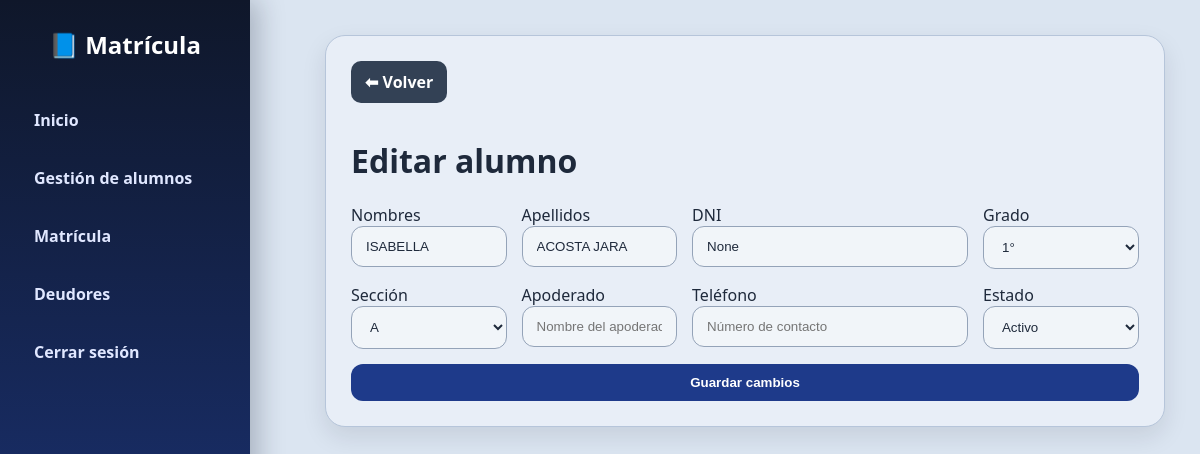
Before: /editar_alumno/1 (signed in) with the older database file.
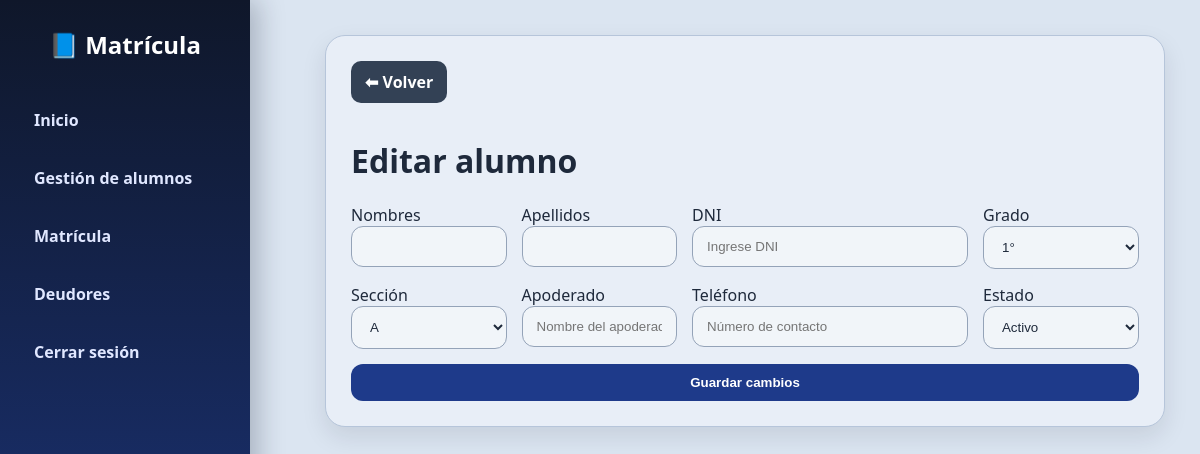
After: the same page with the newer database file.
### tables this page shows
CREATE TABLE alumnos (
        id INTEGER PRIMARY KEY AUTOINCREMENT,
        nombres TEXT NOT NULL,
        apellidos TEXT NOT NULL,
        dni TEXT,
        grado TEXT NOT NULL,
        seccion TEXT NOT NULL,
        apoderado TEXT,
        telefono TEXT,
        estado TEXT DEFAULT 'Activo'
    );

### app.py (the view, shortened to what this page needs)
@app.route("/editar_alumno/<int:alumno_id>", methods=["GET", "POST"])
def editar_alumno(alumno_id):
    if "user" not in session:
        return redirect("/")
    conn = get_db()
    cur = conn.cursor()
    cur.execute("SELECT * FROM alumnos WHERE id=?", (alumno_id,))
    alumno = cur.fetchone()
    conn.close()
    return render_template("editar_alumno.html", alumno=alumno)

### app.py (called while the page is built)
def get_db():
    return sqlite3.connect("colegio.db")

@app.context_processor
def injectar_usuario():
    return {
        "usuario_actual": session.get("user"),
        "rol_actual": session.get("rol")
    }

### templates/editar_alumno.html (shortened to what this page needs)
<!DOCTYPE html>
<html lang="es">
<head>
<link rel="stylesheet" href="/static/style.css">
</head>
<body>
<div class="sidebar">
    <h2>📘 Matrícula</h2>
    <a href="/dashboard">Inicio</a>
    <a href="/alumnos">Gestión de alumnos</a>
    <a href="/matricula">Matrícula</a>
    <a href="/deudores">Deudores</a>
    <a href="/logout">Cerrar sesión</a>
</div>
<div class="content">
<div class="card form-card">
<a class="btn-volver" href="/alumnos">⬅ Volver</a>
<h1>Editar alumno</h1>
<form class="form-editar" method="POST">
    <div>
        <label>Nombres</label>
        <input type="text" name="nombres" value="{{ alumno[1] }}" required>
    </div>
    <div>
        <label>Apellidos</label>
        <input type="text" name="apellidos" value="{{ alumno[2] }}" required>
    </div>
    <div>
        <label>DNI</label>
        <input type="text" name="dni" value="{{ alumno[3] }}" placeholder="Ingrese DNI">
    </div>
    <div>
        <label>Grado</label>
        <select name="grado" required>
            <option value="1" {% if alumno[4] == '1' %}selected{% endif %}>1°</option>
        </select>
    </div>
    <div>
        <label>Sección</label>
        <select name="seccion" required>
            <option value="A" {% if alumno[5] == 'A' %}selected{% endif %}>A</option>
        </select>
    </div>
    <div>
        <label>Apoderado</label>
        <input type="text" name="apoderado" value="{{ alumno[6] if alumno[6] else '' }}" placeholder="Nombre del apoderado">
    </div>
    <div>
        <label>Teléfono</label>
        <input type="text" name="telefono" value="{{ alumno[7] if alumno[7] else '' }}" placeholder="Número de contacto">
    </div>
    <div>
        <label>Estado</label>
        <select name="estado">
            <option value="Activo" {% if alumno[8] == 'Activo' %}selected{% endif %}>Activo</option>
        </select>
    </div>
    <button class="btn-full" type="submit">Guardar cambios</button>
</form>
</div>
</div>
</body>
</html>

Changed rows visible on the page:
removed alumnos: nombres "ISABELLA", apellidos "ACOSTA JARA", grado "1°", seccion "A", estado "Activo"
Other visible differences:
form field dni: "None" → (not shown)
form field grado: (not shown) → "1°"
form field seccion: (not shown) → "A"
form field estado: (not shown) → "Activo"
